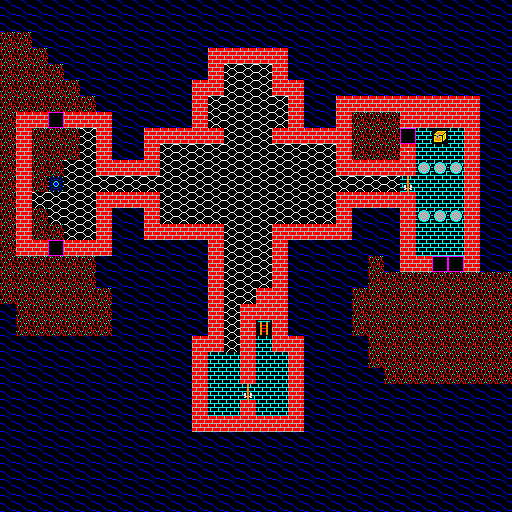

Below is a game level as drawn by its tile map, then a one-line description and the .tmx that defines it (tile-layer data replaced by summaries):
An orthogonal 32x32 tile map with 16x16 px tiles, 1 tile layer (map) and 6 objects (6x FRIENDLY).

<map version="1.0" orientation="orthogonal" width="32" height="32" tilewidth="16" tileheight="16" backgroundcolor="#000000">
 <properties>
  <property name="startX" value="1" />
  <property name="startY" value="15" />
 </properties>
  <tileset firstgid="1" name="thoranguard_2.ult" tilewidth="16" tileheight="16">
    <image source="ultima-ega.png" width="256" height="256" />
        <tile id="0">
            <animation>
                <frame tileid="256" duration="300" />
                <frame tileid="257" duration="300" />
                <frame tileid="258" duration="300" />
                <frame tileid="259" duration="300" />
                <frame tileid="260" duration="300" />
                <frame tileid="261" duration="300" />
                <frame tileid="262" duration="300" />
                <frame tileid="263" duration="300" />
                <frame tileid="264" duration="300" />
                <frame tileid="265" duration="300" />
                <frame tileid="266" duration="300" />
                <frame tileid="267" duration="300" />
                <frame tileid="268" duration="300" />
                <frame tileid="269" duration="300" />
                <frame tileid="270" duration="300" />
                <frame tileid="271" duration="300" />
            </animation>
        </tile>
        <tile id="1">
            <animation>
                <frame tileid="272" duration="300" />
                <frame tileid="273" duration="300" />
                <frame tileid="274" duration="300" />
                <frame tileid="275" duration="300" />
                <frame tileid="276" duration="300" />
                <frame tileid="277" duration="300" />
                <frame tileid="278" duration="300" />
                <frame tileid="279" duration="300" />
                <frame tileid="280" duration="300" />
                <frame tileid="281" duration="300" />
                <frame tileid="282" duration="300" />
                <frame tileid="283" duration="300" />
                <frame tileid="284" duration="300" />
                <frame tileid="285" duration="300" />
                <frame tileid="286" duration="300" />
                <frame tileid="287" duration="300" />
            </animation>
        </tile>
        <tile id="2">
            <animation>
                <frame tileid="288" duration="300" />
                <frame tileid="289" duration="300" />
                <frame tileid="290" duration="300" />
                <frame tileid="291" duration="300" />
                <frame tileid="292" duration="300" />
                <frame tileid="293" duration="300" />
                <frame tileid="294" duration="300" />
                <frame tileid="295" duration="300" />
                <frame tileid="296" duration="300" />
                <frame tileid="297" duration="300" />
                <frame tileid="298" duration="300" />
                <frame tileid="299" duration="300" />
                <frame tileid="300" duration="300" />
                <frame tileid="301" duration="300" />
                <frame tileid="302" duration="300" />
                <frame tileid="303" duration="300" />
            </animation>
        </tile>
        <tile id="32">
            <animation>
                <frame tileid="32" duration="300" />
                <frame tileid="33" duration="300" />
            </animation>
        </tile>
        <tile id="34">
            <animation>
                <frame tileid="34" duration="300" />
                <frame tileid="35" duration="300" />
            </animation>
        </tile>
        <tile id="36">
            <animation>
                <frame tileid="36" duration="300" />
                <frame tileid="37" duration="300" />
            </animation>
        </tile>
        <tile id="38">
            <animation>
                <frame tileid="38" duration="300" />
                <frame tileid="39" duration="300" />
            </animation>
        </tile>
        <tile id="40">
            <animation>
                <frame tileid="40" duration="300" />
                <frame tileid="41" duration="300" />
            </animation>
        </tile>
        <tile id="42">
            <animation>
                <frame tileid="42" duration="300" />
                <frame tileid="43" duration="300" />
            </animation>
        </tile>
        <tile id="44">
            <animation>
                <frame tileid="44" duration="300" />
                <frame tileid="45" duration="300" />
            </animation>
        </tile>
        <tile id="46">
            <animation>
                <frame tileid="46" duration="300" />
                <frame tileid="47" duration="300" />
            </animation>
        </tile>
        <tile id="68">
            <animation>
                <frame tileid="304" duration="300" />
                <frame tileid="305" duration="300" />
                <frame tileid="306" duration="300" />
                <frame tileid="307" duration="300" />
                <frame tileid="308" duration="300" />
                <frame tileid="309" duration="300" />
                <frame tileid="310" duration="300" />
                <frame tileid="311" duration="300" />
            </animation>
        </tile>
        <tile id="69">
            <animation>
                <frame tileid="312" duration="300" />
                <frame tileid="313" duration="300" />
                <frame tileid="314" duration="300" />
                <frame tileid="315" duration="300" />
                <frame tileid="316" duration="300" />
                <frame tileid="317" duration="300" />
                <frame tileid="318" duration="300" />
                <frame tileid="319" duration="300" />
            </animation>
        </tile>
        <tile id="70">
            <animation>
                <frame tileid="320" duration="300" />
                <frame tileid="321" duration="300" />
                <frame tileid="322" duration="300" />
                <frame tileid="323" duration="300" />
                <frame tileid="324" duration="300" />
                <frame tileid="325" duration="300" />
                <frame tileid="326" duration="300" />
                <frame tileid="327" duration="300" />
            </animation>
        </tile>
        <tile id="71">
            <animation>
                <frame tileid="328" duration="300" />
                <frame tileid="329" duration="300" />
                <frame tileid="330" duration="300" />
                <frame tileid="331" duration="300" />
                <frame tileid="332" duration="300" />
                <frame tileid="333" duration="300" />
                <frame tileid="334" duration="300" />
                <frame tileid="335" duration="300" />
            </animation>
        </tile>
        <tile id="76">
            <animation>
                <frame tileid="336" duration="300" />
                <frame tileid="337" duration="300" />
                <frame tileid="338" duration="300" />
                <frame tileid="339" duration="300" />
                <frame tileid="340" duration="300" />
                <frame tileid="341" duration="300" />
                <frame tileid="342" duration="300" />
                <frame tileid="343" duration="300" />
            </animation>
        </tile>
        <tile id="80">
            <animation>
                <frame tileid="80" duration="300" />
                <frame tileid="81" duration="300" />
            </animation>
        </tile>
        <tile id="82">
            <animation>
                <frame tileid="82" duration="300" />
                <frame tileid="83" duration="300" />
            </animation>
        </tile>
        <tile id="84">
            <animation>
                <frame tileid="84" duration="300" />
                <frame tileid="85" duration="300" />
            </animation>
        </tile>
        <tile id="86">
            <animation>
                <frame tileid="86" duration="300" />
                <frame tileid="87" duration="300" />
            </animation>
        </tile>
        <tile id="88">
            <animation>
                <frame tileid="88" duration="300" />
                <frame tileid="89" duration="300" />
            </animation>
        </tile>
        <tile id="90">
            <animation>
                <frame tileid="90" duration="300" />
                <frame tileid="91" duration="300" />
            </animation>
        </tile>
        <tile id="92">
            <animation>
                <frame tileid="92" duration="300" />
                <frame tileid="93" duration="300" />
            </animation>
        </tile>
        <tile id="94">
            <animation>
                <frame tileid="94" duration="300" />
                <frame tileid="95" duration="300" />
            </animation>
        </tile>
        <tile id="132">
            <animation>
                <frame tileid="132" duration="300" />
                <frame tileid="133" duration="300" />
            </animation>
        </tile>
        <tile id="134">
            <animation>
                <frame tileid="134" duration="300" />
                <frame tileid="135" duration="300" />
            </animation>
        </tile>
        <tile id="136">
            <animation>
                <frame tileid="136" duration="300" />
                <frame tileid="137" duration="300" />
            </animation>
        </tile>
        <tile id="138">
            <animation>
                <frame tileid="138" duration="300" />
                <frame tileid="139" duration="300" />
            </animation>
        </tile>
        <tile id="140">
            <animation>
                <frame tileid="140" duration="300" />
                <frame tileid="141" duration="300" />
            </animation>
        </tile>
        <tile id="142">
            <animation>
                <frame tileid="142" duration="300" />
                <frame tileid="143" duration="300" />
            </animation>
        </tile>
        <tile id="144">
            <animation>
                <frame tileid="144" duration="300" />
                <frame tileid="145" duration="300" />
                <frame tileid="146" duration="300" />
                <frame tileid="147" duration="300" />
            </animation>
        </tile>
        <tile id="148">
            <animation>
                <frame tileid="148" duration="300" />
                <frame tileid="149" duration="300" />
                <frame tileid="150" duration="300" />
                <frame tileid="151" duration="300" />
            </animation>
        </tile>
        <tile id="152">
            <animation>
                <frame tileid="152" duration="300" />
                <frame tileid="153" duration="300" />
                <frame tileid="154" duration="300" />
                <frame tileid="155" duration="300" />
            </animation>
        </tile>
        <tile id="156">
            <animation>
                <frame tileid="156" duration="300" />
                <frame tileid="157" duration="300" />
                <frame tileid="158" duration="300" />
                <frame tileid="159" duration="300" />
            </animation>
        </tile>
        <tile id="160">
            <animation>
                <frame tileid="160" duration="300" />
                <frame tileid="161" duration="300" />
                <frame tileid="162" duration="300" />
                <frame tileid="163" duration="300" />
            </animation>
        </tile>
        <tile id="164">
            <animation>
                <frame tileid="164" duration="300" />
                <frame tileid="165" duration="300" />
                <frame tileid="166" duration="300" />
                <frame tileid="167" duration="300" />
            </animation>
        </tile>
        <tile id="168">
            <animation>
                <frame tileid="168" duration="300" />
                <frame tileid="169" duration="300" />
                <frame tileid="170" duration="300" />
                <frame tileid="171" duration="300" />
            </animation>
        </tile>
        <tile id="172">
            <animation>
                <frame tileid="172" duration="300" />
                <frame tileid="173" duration="300" />
                <frame tileid="174" duration="300" />
                <frame tileid="175" duration="300" />
            </animation>
        </tile>
        <tile id="176">
            <animation>
                <frame tileid="176" duration="300" />
                <frame tileid="177" duration="300" />
                <frame tileid="178" duration="300" />
                <frame tileid="179" duration="300" />
            </animation>
        </tile>
        <tile id="180">
            <animation>
                <frame tileid="180" duration="300" />
                <frame tileid="181" duration="300" />
                <frame tileid="182" duration="300" />
                <frame tileid="183" duration="300" />
            </animation>
        </tile>
        <tile id="184">
            <animation>
                <frame tileid="184" duration="300" />
                <frame tileid="185" duration="300" />
                <frame tileid="186" duration="300" />
                <frame tileid="187" duration="300" />
            </animation>
        </tile>
        <tile id="188">
            <animation>
                <frame tileid="188" duration="300" />
                <frame tileid="189" duration="300" />
                <frame tileid="190" duration="300" />
                <frame tileid="191" duration="300" />
            </animation>
        </tile>
        <tile id="192">
            <animation>
                <frame tileid="192" duration="300" />
                <frame tileid="193" duration="300" />
                <frame tileid="194" duration="300" />
                <frame tileid="195" duration="300" />
            </animation>
        </tile>
        <tile id="196">
            <animation>
                <frame tileid="196" duration="300" />
                <frame tileid="197" duration="300" />
                <frame tileid="198" duration="300" />
                <frame tileid="199" duration="300" />
            </animation>
        </tile>
        <tile id="200">
            <animation>
                <frame tileid="200" duration="300" />
                <frame tileid="201" duration="300" />
                <frame tileid="202" duration="300" />
                <frame tileid="203" duration="300" />
            </animation>
        </tile>
        <tile id="204">
            <animation>
                <frame tileid="204" duration="300" />
                <frame tileid="205" duration="300" />
                <frame tileid="206" duration="300" />
                <frame tileid="207" duration="300" />
            </animation>
        </tile>
        <tile id="208">
            <animation>
                <frame tileid="208" duration="300" />
                <frame tileid="209" duration="300" />
                <frame tileid="210" duration="300" />
                <frame tileid="211" duration="300" />
            </animation>
        </tile>
        <tile id="212">
            <animation>
                <frame tileid="212" duration="300" />
                <frame tileid="213" duration="300" />
                <frame tileid="214" duration="300" />
                <frame tileid="215" duration="300" />
            </animation>
        </tile>
        <tile id="216">
            <animation>
                <frame tileid="216" duration="300" />
                <frame tileid="217" duration="300" />
                <frame tileid="218" duration="300" />
                <frame tileid="219" duration="300" />
            </animation>
        </tile>
        <tile id="220">
            <animation>
                <frame tileid="220" duration="300" />
                <frame tileid="221" duration="300" />
                <frame tileid="222" duration="300" />
                <frame tileid="223" duration="300" />
            </animation>
        </tile>
        <tile id="224">
            <animation>
                <frame tileid="224" duration="300" />
                <frame tileid="225" duration="300" />
                <frame tileid="226" duration="300" />
                <frame tileid="227" duration="300" />
            </animation>
        </tile>
        <tile id="228">
            <animation>
                <frame tileid="228" duration="300" />
                <frame tileid="229" duration="300" />
                <frame tileid="230" duration="300" />
                <frame tileid="231" duration="300" />
            </animation>
        </tile>
        <tile id="232">
            <animation>
                <frame tileid="232" duration="300" />
                <frame tileid="233" duration="300" />
                <frame tileid="234" duration="300" />
                <frame tileid="235" duration="300" />
            </animation>
        </tile>
        <tile id="236">
            <animation>
                <frame tileid="236" duration="300" />
                <frame tileid="237" duration="300" />
                <frame tileid="238" duration="300" />
                <frame tileid="239" duration="300" />
            </animation>
        </tile>
        <tile id="240">
            <animation>
                <frame tileid="240" duration="300" />
                <frame tileid="241" duration="300" />
                <frame tileid="242" duration="300" />
                <frame tileid="243" duration="300" />
            </animation>
        </tile>
        <tile id="244">
            <animation>
                <frame tileid="244" duration="300" />
                <frame tileid="245" duration="300" />
                <frame tileid="246" duration="300" />
                <frame tileid="247" duration="300" />
            </animation>
        </tile>
        <tile id="248">
            <animation>
                <frame tileid="248" duration="300" />
                <frame tileid="249" duration="300" />
                <frame tileid="250" duration="300" />
                <frame tileid="251" duration="300" />
            </animation>
        </tile>
        <tile id="252">
            <animation>
                <frame tileid="252" duration="300" />
                <frame tileid="253" duration="300" />
                <frame tileid="254" duration="300" />
                <frame tileid="255" duration="300" />
            </animation>
        </tile>
  </tileset>
  <layer name="map" width="32" height="32">
    <data>[1024 cells, 1024 non-empty, 12 distinct tile ids]</data>
  </layer>
  <objectgroup name="people" width="32" height="32">
<object name="Skulleye" type="FRIENDLY" x="256" y="384" width="16" height="16">
<properties>
<property name="movement" value="WANDER" />
<property name="icon" value="94" />
</properties>
</object>
<object name="Anville" type="FRIENDLY" x="240" y="176" width="16" height="16">
<properties>
<property name="movement" value="FIXED" />
<property name="icon" value="94" />
</properties>
</object>
<object name="Scarface" type="FRIENDLY" x="448" y="128" width="16" height="16">
<properties>
<property name="movement" value="FIXED" />
<property name="icon" value="194" />
</properties>
</object>
<object name="Brittle" type="FRIENDLY" x="64" y="160" width="16" height="16">
<properties>
<property name="movement" value="FIXED" />
<property name="icon" value="198" />
</properties>
</object>
<object name="Block Guard" type="FRIENDLY" x="432" y="176" width="16" height="16">
<properties>
<property name="movement" value="FIXED" />
<property name="icon" value="80" />
</properties>
</object>
</objectgroup>
</map>
<!-- 1 of 6 objects omitted -->
